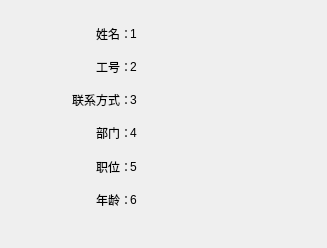
<?xml version="1.0" encoding="UTF-8"?>
<ui version="4.0">
 <class>ShowInfo</class>
 <widget class="QWidget" name="ShowInfo">
  <property name="geometry">
   <rect>
    <x>0</x>
    <y>0</y>
    <width>327</width>
    <height>248</height>
   </rect>
  </property>
  <property name="windowTitle">
   <string>个人信息</string>
  </property>
  <widget class="QWidget" name="">
   <property name="geometry">
    <rect>
     <x>40</x>
     <y>20</y>
     <width>92</width>
     <height>193</height>
    </rect>
   </property>
   <layout class="QVBoxLayout" name="verticalLayout">
    <item>
     <widget class="QLabel" name="label_0">
      <property name="text">
       <string>姓名：</string>
      </property>
      <property name="alignment">
       <set>Qt::AlignRight|Qt::AlignTrailing|Qt::AlignVCenter</set>
      </property>
     </widget>
    </item>
    <item>
     <widget class="QLabel" name="label_1">
      <property name="text">
       <string>工号：</string>
      </property>
      <property name="alignment">
       <set>Qt::AlignRight|Qt::AlignTrailing|Qt::AlignVCenter</set>
      </property>
     </widget>
    </item>
    <item>
     <widget class="QLabel" name="label_2">
      <property name="text">
       <string>联系方式：</string>
      </property>
      <property name="alignment">
       <set>Qt::AlignRight|Qt::AlignTrailing|Qt::AlignVCenter</set>
      </property>
     </widget>
    </item>
    <item>
     <widget class="QLabel" name="label_3">
      <property name="text">
       <string>部门：</string>
      </property>
      <property name="alignment">
       <set>Qt::AlignRight|Qt::AlignTrailing|Qt::AlignVCenter</set>
      </property>
     </widget>
    </item>
    <item>
     <widget class="QLabel" name="label_4">
      <property name="text">
       <string>职位：</string>
      </property>
      <property name="alignment">
       <set>Qt::AlignRight|Qt::AlignTrailing|Qt::AlignVCenter</set>
      </property>
     </widget>
    </item>
    <item>
     <widget class="QLabel" name="label_5">
      <property name="text">
       <string>年龄：</string>
      </property>
      <property name="alignment">
       <set>Qt::AlignRight|Qt::AlignTrailing|Qt::AlignVCenter</set>
      </property>
     </widget>
    </item>
   </layout>
  </widget>
  <widget class="QWidget" name="">
   <property name="geometry">
    <rect>
     <x>130</x>
     <y>20</y>
     <width>151</width>
     <height>193</height>
    </rect>
   </property>
   <layout class="QVBoxLayout" name="verticalLayout_2">
    <item>
     <widget class="QLabel" name="name">
      <property name="text">
       <string>1</string>
      </property>
     </widget>
    </item>
    <item>
     <widget class="QLabel" name="id">
      <property name="text">
       <string>2</string>
      </property>
     </widget>
    </item>
    <item>
     <widget class="QLabel" name="contact">
      <property name="text">
       <string>3</string>
      </property>
     </widget>
    </item>
    <item>
     <widget class="QLabel" name="section">
      <property name="text">
       <string>4</string>
      </property>
     </widget>
    </item>
    <item>
     <widget class="QLabel" name="position">
      <property name="text">
       <string>5</string>
      </property>
     </widget>
    </item>
    <item>
     <widget class="QLabel" name="age">
      <property name="text">
       <string>6</string>
      </property>
     </widget>
    </item>
   </layout>
  </widget>
 </widget>
 <resources/>
 <connections/>
</ui>
